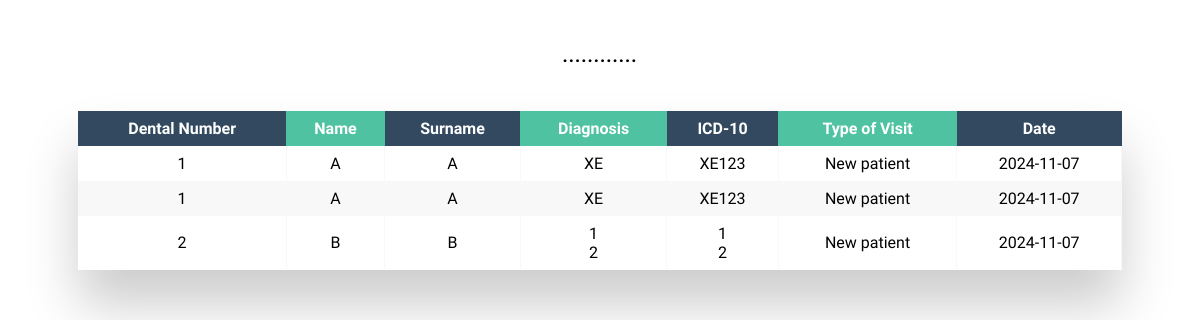
Screenshot of /search with the database file from the repository.
### app.py (models this page shows, shortened)
class Patient(db.Model):
    __bind_key__ = 'patients'  # กำหนดให้ใช้ฐานข้อมูล info.db
    id = db.Column(db.Integer, primary_key=True)
    dental_num = db.Column(db.String(100))
    name = db.Column(db.String(100))
    surname = db.Column(db.String(100))
    diagnosis = db.Column(db.String(500))  # สามารถเก็บหลายๆ ค่าได้
    icd10 = db.Column(db.String(500))  # เก็บหลายๆ ค่า
    visit_type = db.Column(db.String(100))
    date = db.Column(db.String(100))  # วันที่ล่าสุด

### app.py (the view)
@app.route('/search', methods=['GET', 'POST'])
def search():
    patients = Patient.query.all()
    return render_template('search.html', patients=patients)

### app.py (called while the page is built)
@app.context_processor
def inject_user():
    return dict(current_user=session.get('username'))

### templates/search.html (shortened to what this page needs)
<!DOCTYPE html>
<html lang="en">
  <head>
    <link rel="stylesheet" href="{{ url_for('static', filename='search.css') }}">
  </head>
  <body>
    <h2>............</h2>
    <div class="table-wrapper">
        <table class="fl-table">
            <thead>
                <tr>
                    <th>Dental Number</th>
                    <th>Name</th>
                    <th>Surname</th>
                    <th>Diagnosis</th>
                    <th>ICD-10</th>
                    <th>Type of Visit</th>
                    <th>Date</th>
                </tr>
            </thead>
            <tbody>
                {% for patient in patients %}
                <tr>
                    <td>{{ patient.dental_num }}</td>
                    <td>{{ patient.name }}</td>
                    <td>{{ patient.surname }}</td>
                    <td>
                        {% for diagnosis in patient.diagnosis.split(',') %}
                            {{ diagnosis }}<br>
                        {% endfor %}
                    </td>
                    <td>
                        {% for icd in patient.icd10.split(',') %}
                            {{ icd }}<br>
                        {% endfor %}
                    </td>
                    <td>{{ patient.visit_type }}</td>
                    <td>{{ patient.date }}</td>
                </tr>
                {% endfor %}
            </tbody>
        </table>
    </div>
  </body>
</html>

### static/search.css (style rules this page uses)
* { box-sizing: border-box; -webkit-box-sizing: border-box; -moz-box-sizing: border-box; }
body { font-family: 'Staatliches', cursive; -webkit-font-smoothing: antialiased; background: rgb(255, 255, 255); }
h2 { text-align: center; font-size: 18px; text-transform: uppercase; letter-spacing: 1px; color: rgb(0, 0, 0); padding: 30px 0; }
.table-wrapper { margin: 10px 70px 70px; box-shadow: 0px 35px 50px rgba( 0, 0, 0, 0.2 ); }
.fl-table { border-radius: 5px; font-size: 16px; font-weight: normal; border: none; border-collapse: collapse; width: 100%; max-width: 100%; white-space: nowrap; background-color: white; }
.fl-table td, .fl-table th { text-align: center; padding: 8px; }
.fl-table td { border-right: 1px solid #f8f8f8; font-size: 16px; }
.fl-table thead th { color: #ffffff; background: #4FC3A1; }
.fl-table thead th:nth-child(odd) { color: #ffffff; background: #324960; }
.fl-table tr:nth-child(even) { background: #F8F8F8; }

### rows the page displays
Patient: dental_num "1", name "A", surname "A", diagnosis "XE", icd10 "XE123", visit_type "New patient", date "2024-11-07"
Patient: dental_num "1", name "A", surname "A", diagnosis "XE", icd10 "XE123", visit_type "New patient", date "2024-11-07"
Patient: dental_num "2", name "B", surname "B", diagnosis "1" "2", icd "1" "2", visit_type "New patient", date "2024-11-07"
